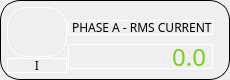
                    <widget class="QFrame" name="horizontalFrame_9">
                     <property name="minimumSize">
                      <size>
                       <width>230</width>
                       <height>80</height>
                      </size>
                     </property>
                     <property name="maximumSize">
                      <size>
                       <width>230</width>
                       <height>80</height>
                      </size>
                     </property>
                     <property name="styleSheet">
                      <string notr="true">border: 1px solid #000000;
border-radius: 20px;</string>
                     </property>
                     <layout class="QHBoxLayout" name="horizontalLayout_15">
                      <property name="spacing">
                       <number>0</number>
                      </property>
                      <property name="leftMargin">
                       <number>5</number>
                      </property>
                      <property name="topMargin">
                       <number>5</number>
                      </property>
                      <property name="rightMargin">
                       <number>5</number>
                      </property>
                      <property name="bottomMargin">
                       <number>5</number>
                      </property>
                      <item>
                       <layout class="QVBoxLayout" name="verticalLayout_28">
                        <property name="spacing">
                         <number>0</number>
                        </property>
                        <item>
                         <widget class="QLabel" name="label_32">
                          <property name="sizePolicy">
                           <sizepolicy hsizetype="Fixed" vsizetype="Fixed">
                            <horstretch>0</horstretch>
                            <verstretch>0</verstretch>
                           </sizepolicy>
                          </property>
                          <property name="minimumSize">
                           <size>
                            <width>60</width>
                            <height>50</height>
                           </size>
                          </property>
                          <property name="maximumSize">
                           <size>
                            <width>60</width>
                            <height>50</height>
                           </size>
                          </property>
                          <property name="styleSheet">
                           <string notr="true">border-color: rgb(255, 255, 255);
image: url(:/icons/I.jpg);</string>
                          </property>
                          <property name="text">
                           <string/>
                          </property>
                         </widget>
                        </item>
                        <item>
                         <widget class="QLabel" name="label_56">
                          <property name="sizePolicy">
                           <sizepolicy hsizetype="Fixed" vsizetype="Fixed">
                            <horstretch>0</horstretch>
                            <verstretch>0</verstretch>
                           </sizepolicy>
                          </property>
                          <property name="minimumSize">
                           <size>
                            <width>60</width>
                            <height>15</height>
                           </size>
                          </property>
                          <property name="maximumSize">
                           <size>
                            <width>60</width>
                            <height>15</height>
                           </size>
                          </property>
                          <property name="font">
                           <font>
                            <family>Gilroy</family>
                           </font>
                          </property>
                          <property name="styleSheet">
                           <string notr="true">border-color: rgb(255, 255, 255);</string>
                          </property>
                          <property name="text">
                           <string>I</string>
                          </property>
                          <property name="alignment">
                           <set>Qt::AlignCenter</set>
                          </property>
                         </widget>
                        </item>
                       </layout>
                      </item>
                      <item>
                       <layout class="QVBoxLayout" name="verticalLayout_29">
                        <property name="spacing">
                         <number>5</number>
                        </property>
                        <property name="topMargin">
                         <number>10</number>
                        </property>
                        <property name="rightMargin">
                         <number>10</number>
                        </property>
                        <item>
                         <widget class="QLabel" name="label_33">
                          <property name="sizePolicy">
                           <sizepolicy hsizetype="Fixed" vsizetype="Fixed">
                            <horstretch>0</horstretch>
                            <verstretch>0</verstretch>
                           </sizepolicy>
                          </property>
                          <property name="minimumSize">
                           <size>
                            <width>145</width>
                            <height>15</height>
                           </size>
                          </property>
                          <property name="maximumSize">
                           <size>
                            <width>145</width>
                            <height>15</height>
                           </size>
                          </property>
                          <property name="sizeIncrement">
                           <size>
                            <width>145</width>
                            <height>15</height>
                           </size>
                          </property>
                          <property name="baseSize">
                           <size>
                            <width>145</width>
                            <height>15</height>
                           </size>
                          </property>
                          <property name="font">
                           <font>
                            <family>Gilroy</family>
                            <pointsize>9</pointsize>
                           </font>
                          </property>
                          <property name="styleSheet">
                           <string notr="true">border-color: rgb(255, 255, 255);</string>
                          </property>
                          <property name="text">
                           <string>PHASE A - RMS CURRENT</string>
                          </property>
                         </widget>
                        </item>
                        <item>
                         <widget class="QLabel" name="rms_i_a_1">
                          <property name="sizePolicy">
                           <sizepolicy hsizetype="Preferred" vsizetype="Preferred">
                            <horstretch>0</horstretch>
                            <verstretch>0</verstretch>
                           </sizepolicy>
                          </property>
                          <property name="minimumSize">
                           <size>
                            <width>145</width>
                            <height>25</height>
                           </size>
                          </property>
                          <property name="maximumSize">
                           <size>
                            <width>145</width>
                            <height>25</height>
                           </size>
                          </property>
                          <property name="sizeIncrement">
                           <size>
                            <width>145</width>
                            <height>25</height>
                           </size>
                          </property>
                          <property name="baseSize">
                           <size>
                            <width>145</width>
                            <height>25</height>
                           </size>
                          </property>
                          <property name="font">
                           <font>
                            <family>Gilroy</family>
                            <pointsize>18</pointsize>
                           </font>
                          </property>
                          <property name="styleSheet">
                           <string notr="true">color: rgb(115, 210, 22);
border-color: rgb(255, 255, 255);</string>
                          </property>
                          <property name="text">
                           <string>0.0</string>
                          </property>
                          <property name="alignment">
                           <set>Qt::AlignRight|Qt::AlignTrailing|Qt::AlignVCenter</set>
                          </property>
                         </widget>
                        </item>
                       </layout>
                      </item>
                     </layout>
                    </widget>
